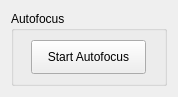
<?xml version="1.0" encoding="UTF-8"?>
<ui version="4.0">
 <class>Autofocus</class>
 <widget class="QWidget" name="Autofocus">
  <property name="geometry">
   <rect>
    <x>0</x>
    <y>0</y>
    <width>178</width>
    <height>97</height>
   </rect>
  </property>
  <property name="minimumSize">
   <size>
    <width>178</width>
    <height>97</height>
   </size>
  </property>
  <property name="windowTitle">
   <string>Form</string>
  </property>
  <layout class="QVBoxLayout" name="verticalLayout">
   <item>
    <widget class="QGroupBox" name="focusGroup">
     <property name="title">
      <string>Autofocus</string>
     </property>
     <layout class="QGridLayout" name="gridLayout">
      <item row="0" column="0">
       <spacer name="horizontalSpacer">
        <property name="orientation">
         <enum>Qt::Horizontal</enum>
        </property>
        <property name="sizeHint" stdset="0">
         <size>
          <width>40</width>
          <height>20</height>
         </size>
        </property>
       </spacer>
      </item>
      <item row="0" column="1">
       <widget class="QPushButton" name="startFocus">
        <property name="minimumSize">
         <size>
          <width>115</width>
          <height>34</height>
         </size>
        </property>
        <property name="text">
         <string>Start Autofocus</string>
        </property>
       </widget>
      </item>
      <item row="0" column="2">
       <spacer name="horizontalSpacer_2">
        <property name="orientation">
         <enum>Qt::Horizontal</enum>
        </property>
        <property name="sizeHint" stdset="0">
         <size>
          <width>40</width>
          <height>20</height>
         </size>
        </property>
       </spacer>
      </item>
     </layout>
    </widget>
   </item>
  </layout>
 </widget>
 <resources/>
 <connections/>
</ui>
